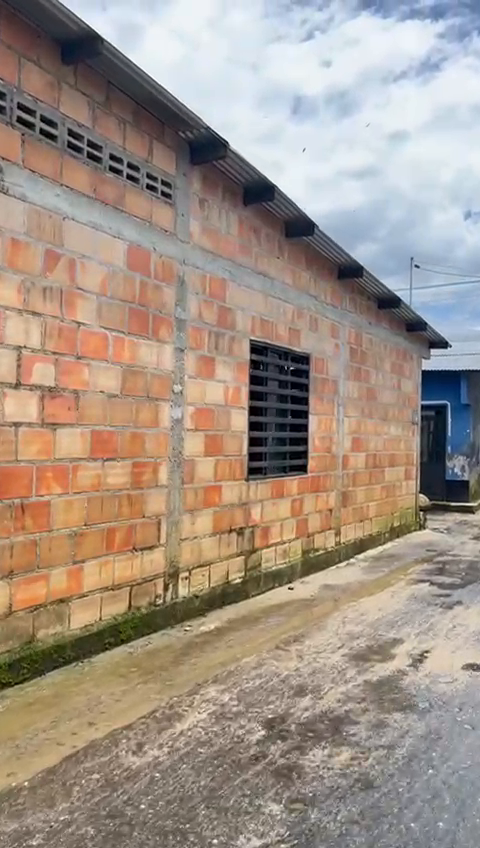
#> input picture frame 29 of ventanav.mp4, 480 x 848 px
$ python main.py
#> lines starting #> are read from the running program, lines starting #| are printed output that depends on the picture; after the words box and inside, x2 and y2 are one past the last pixel; in counts of white or black regions, pixels touching at a corner belong together
import cv2
import numpy as np

# CONFIGURACIÓN
video_path = "ventanav.mp4"
brick_real_width_cm = 33
brick_real_height_cm = 23

cap = cv2.VideoCapture(video_path)
if not cap.isOpened():
    print("No se pudo abrir el video :c .")
    exit()

kernel = cv2.getStructuringElement(cv2.MORPH_RECT, (5, 5))

def ordenar_puntos(pts):
    rect = np.zeros((4, 2), dtype="float32")
    s = pts.sum(axis=1)
    rect[0] = pts[np.argmin(s)]
    rect[2] = pts[np.argmax(s)]
    diff = np.diff(pts, axis=1)
    rect[1] = pts[np.argmin(diff)]
    rect[3] = pts[np.argmax(diff)]
    return rect

while True:
    ret, frame = cap.read()
#> frame is the input picture: shape (848, 480, 3); mean B, G, R 135, 147, 161.9
    if not ret:
        break

    frame = cv2.rotate(frame, cv2.ROTATE_90_CLOCKWISE)
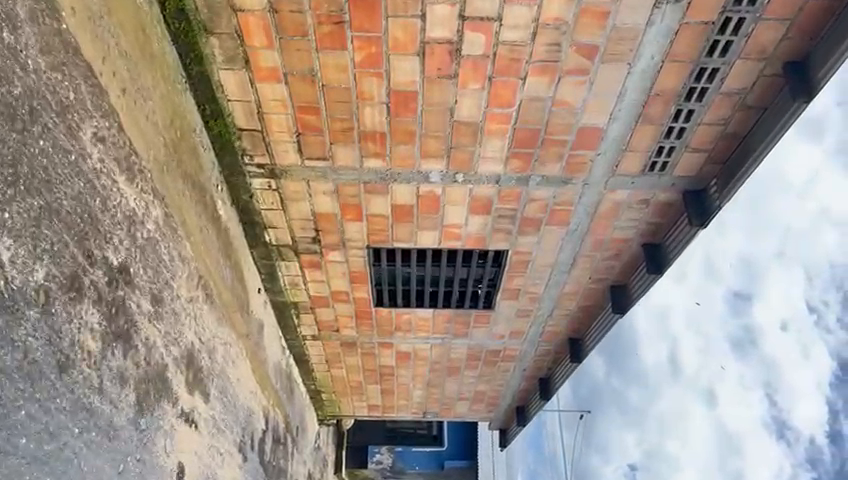
#> frame: shape (480, 848, 3); mean B, G, R 135, 147, 161.9
    hsv = cv2.cvtColor(frame, cv2.COLOR_BGR2HSV)
#> hsv: shape (480, 848, 3); mean H, S, V 46.5, 64.1, 168.7
    gray = cv2.cvtColor(frame, cv2.COLOR_BGR2GRAY)
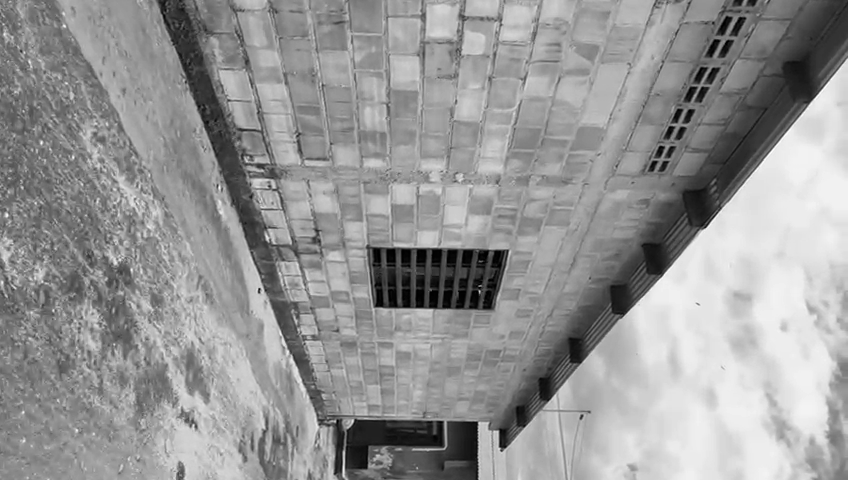
#> gray: shape (480, 848); min 0, max 254, mean 150.1

    # LADRILLO
    lower_orange = np.array([5, 100, 80])
    upper_orange = np.array([25, 255, 255])
    mask_brick = cv2.inRange(hsv, lower_orange, upper_orange)
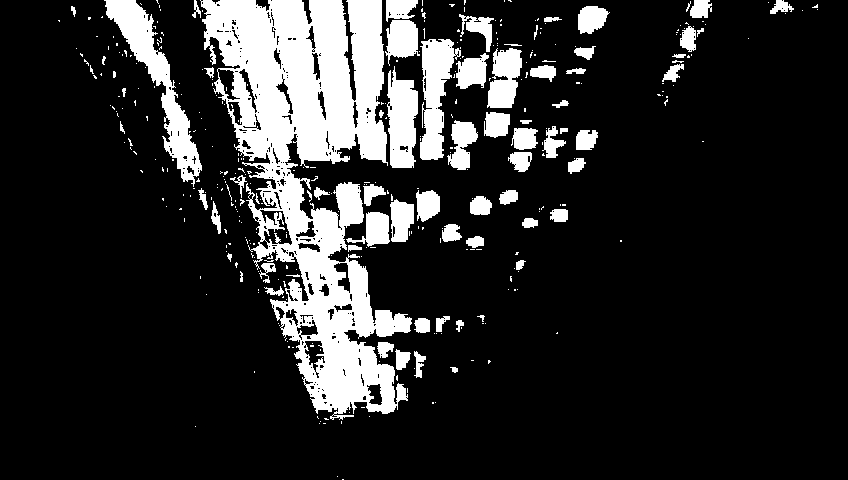
#> mask_brick: shape (480, 848); 16.5% white; 371 white regions (300 under 20 px), largest, box (x1, y1, x2, y2) and area: (200, 0, 412, 420) 40461, (104, 0, 202, 187) 4324, (420, 39, 461, 160) 2772
    mask_brick = cv2.morphologyEx(mask_brick, cv2.MORPH_CLOSE, kernel)
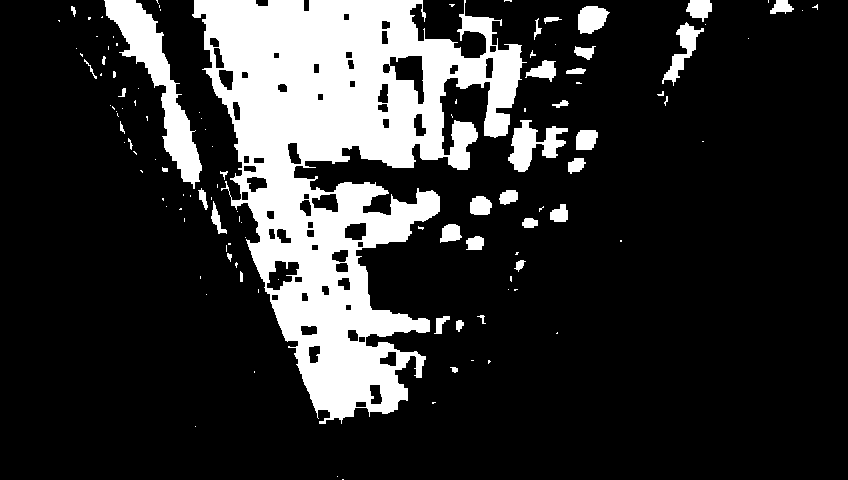
#> mask_brick: shape (480, 848); 18.8% white; 118 white regions (79 under 20 px)

    contours, _ = cv2.findContours(mask_brick, cv2.RETR_EXTERNAL, cv2.CHAIN_APPROX_SIMPLE)
#> contours = 117 contours, 89 with area under 20; largest, box (x1, y1, x2, y2) and area: (192, 0, 527, 424) 68316, (104, 0, 202, 189) 4711, (508, 120, 568, 172) 1314, (662, 22, 704, 86) 722, (578, 6, 610, 34) 604
    brick_candidates = []
    for cnt in contours:
        x, y, w, h = cv2.boundingRect(cnt)
        area = w * h
        aspect_ratio = w / float(h)
        cx = x + w // 2
        if (800 < area < 6000 and 1.2 < aspect_ratio < 1.6 and
                frame.shape[1] * 0.2 < cx < frame.shape[1] * 0.8):
            brick_candidates.append((x, y, w, h))
#> this loop made 117 passes
#> (x, y, w, h, area, aspect_ratio, cx) on passes 6, 10, 11, 12, 21, 22, 28, 29, 30, 32, 37, 39: (450, 367, 8, 6, 48, 1.33, 454), (456, 320, 8, 12, 96, 0.667, 460), (434, 316, 16, 18, 288, 0.889, 442), (477, 315, 9, 9, 81, 1, 481), (514, 260, 12, 12, 144, 1, 520), (227, 253, 5, 9, 45, 0.556, 229), (466, 236, 18, 14, 252, 1.29, 475), (418, 226, 6, 4, 24, 1.5, 421), (440, 224, 22, 19, 418, 1.16, 451), (522, 218, 16, 10, 160, 1.6, 530), (539, 206, 5, 6, 30, 0.833, 541), (550, 204, 18, 18, 324, 1, 559)
#> (cnt, x, y, w, h, area, aspect_ratio, cx) on pass 19: ([[240, 271], [240, 281], [242, 281], [242, 273]], 240, 271, 3, 11, 33, 0.273, 241)
#> after the loop, brick_candidates = []

    if not brick_candidates:
        continue

    bx, by, bw, bh = max(brick_candidates, key=lambda r: r[2] * r[3])
    scale_x = brick_real_width_cm / bw
    scale_y = brick_real_height_cm / bh

    # VENTANA
    lower_black = np.array([0, 0, 0])
    upper_black = np.array([180, 255, 50])
    mask_window = cv2.inRange(hsv, lower_black, upper_black)
    dilated = cv2.dilate(mask_window, kernel, iterations=4)
    closed = cv2.morphologyEx(dilated, cv2.MORPH_CLOSE, kernel)

    contours, _ = cv2.findContours(closed, cv2.RETR_EXTERNAL, cv2.CHAIN_APPROX_SIMPLE)
    window_candidates = []
    window_contour = None

    for cnt in contours:
        epsilon = 0.02 * cv2.arcLength(cnt, True)
        approx = cv2.approxPolyDP(cnt, epsilon, True)
        if len(approx) == 4 and cv2.contourArea(cnt) > 2000:
            x, y, w, h = cv2.boundingRect(cnt)
            aspect_ratio = w / float(h)
            if 0.5 < aspect_ratio < 3.5 and w > 50 and h > 50:
                window_contour = approx
                xw, yw, ww, hw = x, y, w, h
                break

    if window_contour is None:
        continue

    # Cálculo de dimensiones
    window_width_m = round((ww * scale_x) / 100, 2)
    window_height_m = round((hw * scale_y) / 100, 2)
    area_m2 = round(window_width_m * window_height_m, 2)

    # HOMOGRAFÍA
    src_pts = ordenar_puntos(np.float32([p[0] for p in window_contour]))
    dst_size = 300
    dst_pts = np.float32([
        [0, 0],
        [dst_size, 0],
        [dst_size, dst_size],
        [0, dst_size]
    ])
    H = cv2.getPerspectiveTransform(src_pts, dst_pts)
    warped = cv2.warpPerspective(frame, H, (dst_size, dst_size))

    # DIBUJAR
    cv2.rectangle(frame, (bx, by), (bx + bw, by + bh), (255, 0, 0), 2)
    cv2.putText(frame, "LADRILLO", (bx, by - 5), cv2.FONT_HERSHEY_SIMPLEX, 0.6, (255, 0, 0), 2)
    cv2.rectangle(frame, (xw, yw), (xw + ww, yw + hw), (0, 255, 0), 2)
    cv2.putText(frame, "VENTANA DETECTADA", (30, 40), cv2.FONT_HERSHEY_SIMPLEX, 1.1, (0, 255, 0), 3)

    texto = f"Dimensiones: {window_width_m} m x {window_height_m} m | Área: {area_m2} m²"
    cv2.putText(frame, texto, (30, 75), cv2.FONT_HERSHEY_SIMPLEX, 0.7, (255, 255, 255), 2)
    print(texto)

    # MOSTRAR AMBAS VENTANAS
    cv2.imshow("Detección en video", frame)
    cv2.imshow("Ventana rectificada (Homografía)", warped)

    if cv2.waitKey(100) & 0xFF == ord('q'):
        break

cap.release()
cv2.destroyAllWindows()

$ run again, starting later in the video
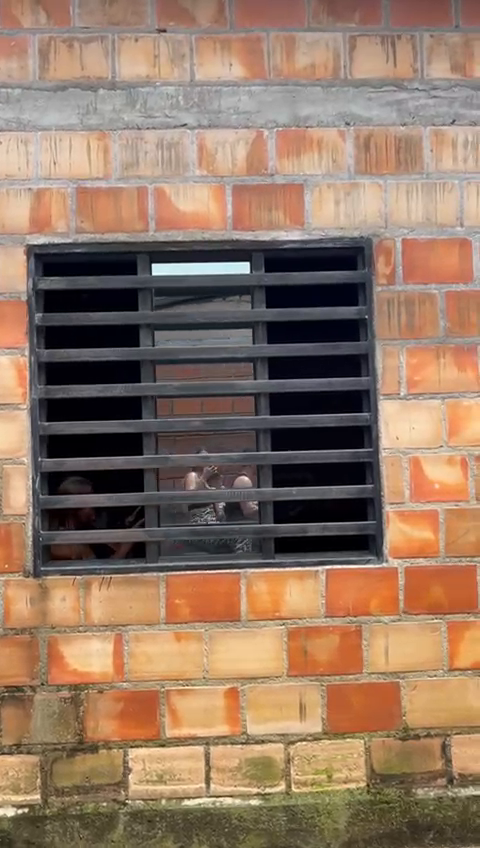
#> input picture frame 134 of ventanav.mp4, 480 x 848 px
#> frame is the input picture: shape (848, 480, 3); mean B, G, R 99.5, 119, 146.1
#> hsv: shape (480, 848, 3); mean H, S, V 43.9, 91.4, 148.2
#> `mask_brick = cv2.morphologyEx(mask_brick, cv2.MORPH_CLOSE, kernel)`:
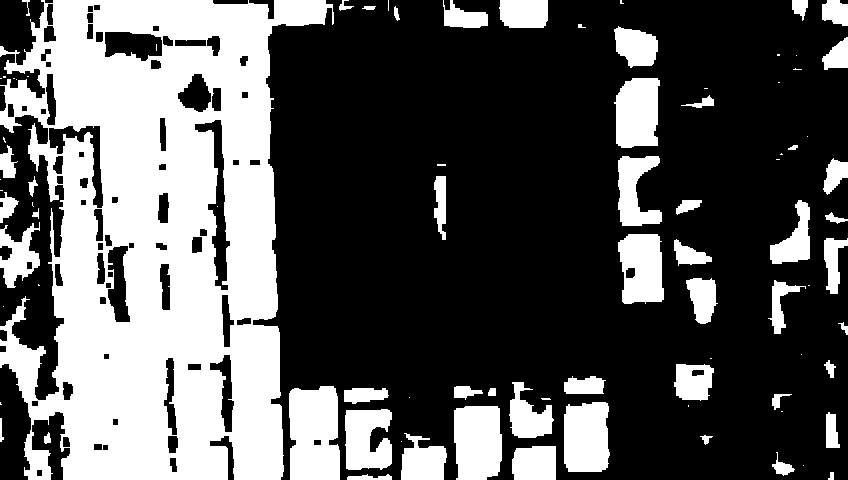
#> mask_brick: shape (480, 848); 35% white; 87 white regions (34 under 20 px)
#> `contours, _ = cv2.findContours(mask_brick, cv2.RETR_EXTERNAL, cv2.CHAI..`: contours = 85 contours, 34 with area under 20; largest, box (x1, y1, x2, y2) and area: (0, 0, 334, 480) 112009, (289, 386, 340, 480) 4235, (454, 406, 502, 480) 3156, (564, 402, 610, 472) 2829, (614, 78, 660, 148) 2624
#> the loop `for cnt in contours:` made 85 passes
#> (x, y, w, h, area, aspect_ratio, cx) on passes 1, 2, 4, 5, 7, 8, 9, 10: (347, 474, 45, 6, 270, 7.5, 369), (828, 472, 6, 8, 48, 0.75, 831), (772, 452, 23, 24, 552, 0.958, 783), (512, 446, 44, 34, 1496, 1.29, 534), (700, 435, 13, 10, 130, 1.3, 706), (401, 433, 46, 47, 2162, 0.979, 424), (44, 432, 7, 12, 84, 0.583, 47), (0, 418, 4, 24, 96, 0.167, 2)
#> after the loop `for cnt in contours:`: brick_candidates = [(512, 446, 44, 34)]
#> bx = 512; by = 446; bw = 44; bh = 34
#> scale_x = 0.75
#> scale_y = 0.676
#> mask_window: shape (480, 848); 11.6% white; 117 white regions (89 under 20 px), largest, box (x1, y1, x2, y2) and area: (571, 34, 601, 365) 6042, (499, 36, 530, 367) 5394, (462, 38, 495, 369) 5177
#> dilated: shape (480, 848); 27.6% white; 13 white regions, largest, box (x1, y1, x2, y2) and area: (268, 26, 614, 391) 107455, (5, 404, 27, 449) 848, (0, 24, 30, 46) 539
#> closed: shape (480, 848); 27.6% white; 9 white regions
#> `contours, _ = cv2.findContours(closed, cv2.RETR_EXTERNAL, cv2.CHAIN_AP..`: contours = 9 contours; largest, box (x1, y1, x2, y2) and area: (268, 26, 614, 391) 115364, (5, 360, 71, 449) 1824, (0, 24, 30, 46) 489, (0, 0, 18, 19) 304, (58, 442, 76, 460) 288
#> the loop `for cnt in contours:` made 6 passes
#> (epsilon, x, y, w, h, aspect_ratio, window_contour, xw) on pass 6: (31.31, 268, 26, 346, 365, 0.948, [[268, 26], [284, 385], [608, 371], [610, 26]], 268)
#> window_width_m = 2.6
#> window_height_m = 2.47
#> area_m2 = 6.42
#> s = [294, 669, 979, 636]
#> diff = [-242, 101, -237, -584]
#> src_pts = [[268, 26], [610, 26], [608, 371], [284, 385]]
#> H = [[0.812, -0.0362, -216.7], [0, 0.764, -19.87], [-0.000116, -0.000137, 1]]
#> `cv2.putText(frame, texto, (30, 75), cv2.FONT_HERSHEY_SIMPLEX, 0.7, (25..`:
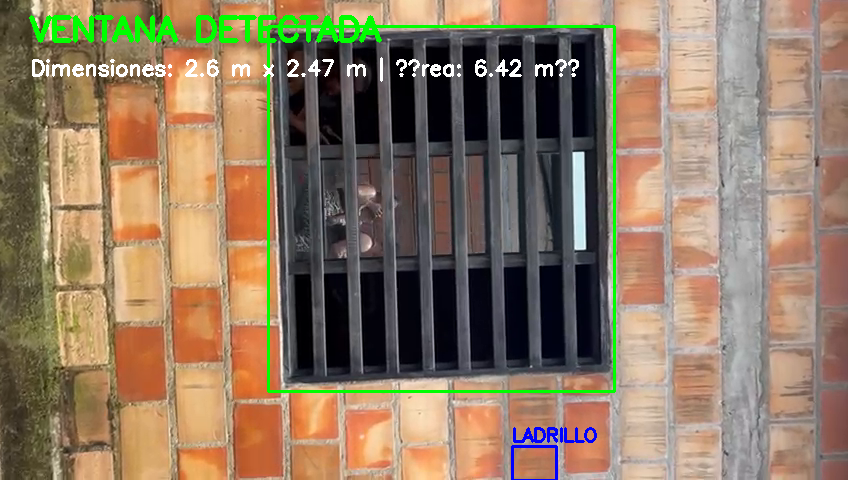
#> frame: shape (480, 848, 3); mean B, G, R 99, 122.5, 143.2
#| Dimensiones: 2.6 m x 2.47 m | Área: 6.42 m²

$ run again, starting later in the video
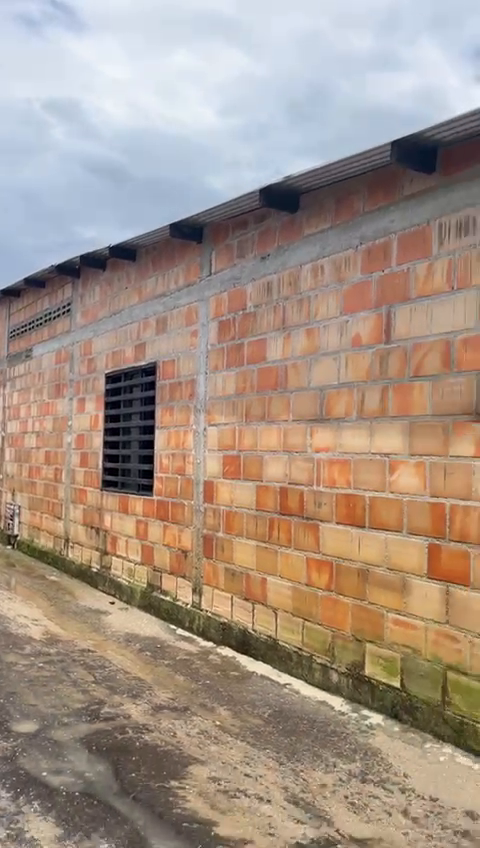
#> input picture frame 238 of ventanav.mp4, 480 x 848 px
#> frame is the input picture: shape (848, 480, 3); mean B, G, R 133.5, 146.9, 165
#> frame: shape (480, 848, 3)
#> hsv: shape (480, 848, 3); mean H, S, V 44, 71.2, 172.4
#> `gray = cv2.cvtColor(frame, cv2.COLOR_BGR2GRAY)`:
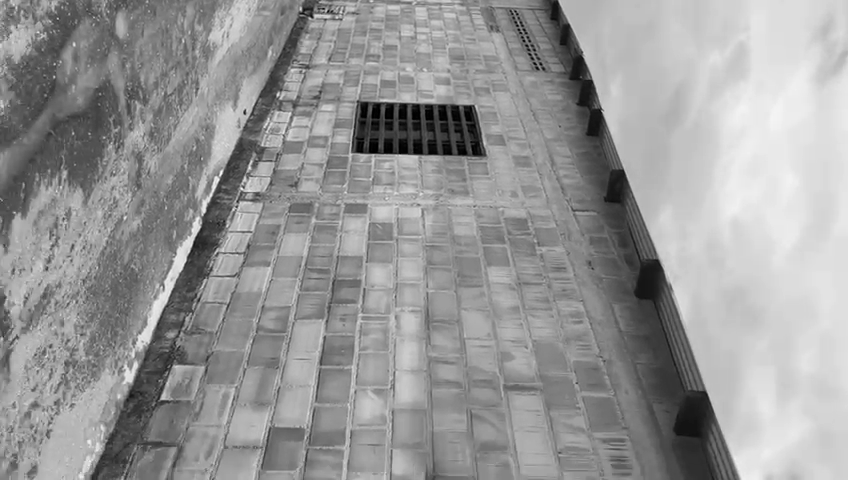
#> gray: shape (480, 848); min 0, max 247, mean 150.8
#> `mask_brick = cv2.morphologyEx(mask_brick, cv2.MORPH_CLOSE, kernel)`:
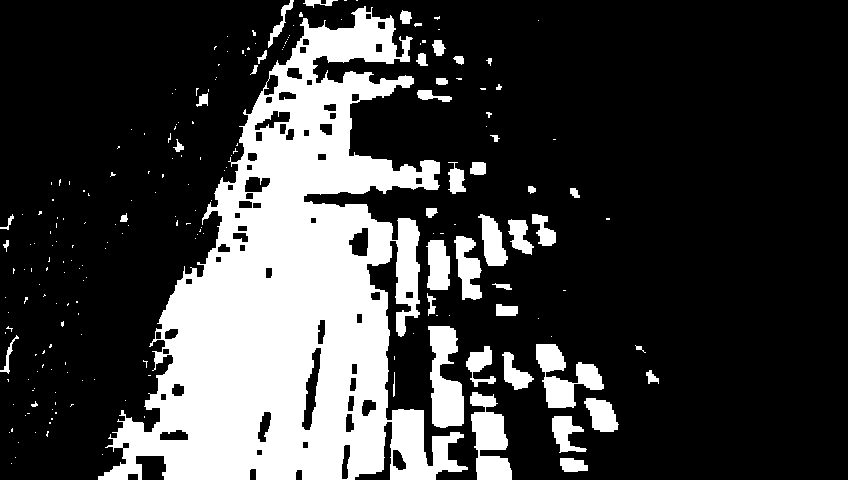
#> mask_brick: shape (480, 848); 24.2% white; 210 white regions (163 under 20 px)
#> contours = 210 contours, 170 with area under 20; largest, box (x1, y1, x2, y2) and area: (98, 6, 468, 480) 84907, (428, 326, 464, 428) 2300, (470, 392, 512, 480) 2118, (536, 344, 604, 408) 1900, (454, 236, 482, 300) 984
#> the loop `for cnt in contours:` made 210 passes
#> (x, y, w, h, area, aspect_ratio, cx) on passes 2, 12, 21: (560, 458, 28, 14, 392, 2, 574), (552, 416, 35, 37, 1295, 0.946, 569), (31, 401, 7, 6, 42, 1.17, 34)
#> after the loop `for cnt in contours:`: brick_candidates = []
